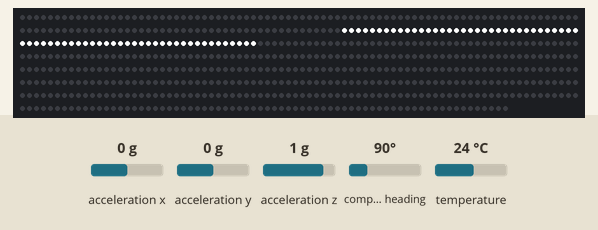
Simulated run of this sketch. Board: Arduino Mega 2560, built with avr-gcc and run on an emulated ATmega2560. On the bench: 630 RGB LEDs in strip order, left to right, continuing on the next row. Inputs (shaded band) come from the test bench; at power-on: compass heading 90°, acceleration x 0 g, acceleration y 0 g, acceleration z 1 g, temperature 24 °C. Colours are those a GRB WS2812 strip shows for the declared byte order; what the sketch prints to the serial monitor is not drawn.

Above: at 4.2 s.
4.3 s: compass heading set to 7°
5.8 s: compass heading set to 180°
At 6.9 s:
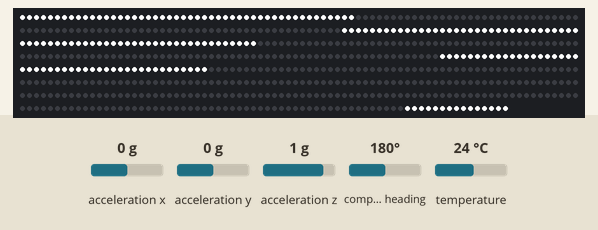
7.3 s: compass heading set to 269°
Timing chart, 0 to 10.3 s (numbered marks = the images above; inputs shaded):
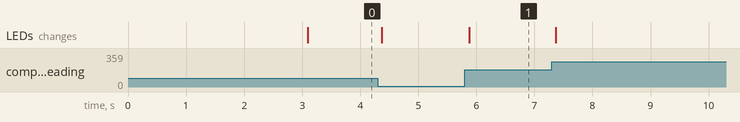

Measured:
- after the input at 5.8 s, the LEDs: change after 0.08 s (image 1)

The sketch:

TrueNorthSkirtv6.ino
```cpp
#include <Wire.h>
#include <Adafruit_Sensor.h>
#include <Adafruit_BNO055.h>
#include <utility/imumaths.h>
#include <Adafruit_NeoPixel.h>
#include "FastLED.h"
/*When turning on the device, ensure the sensor is facing North for correct calibration on startup */
/*True North Skirt V1 - Sophie Amin March 19 2017
  Program calibrations orientation sensor in the North direction and continuously grabs sensor data to light up the skirt in the North facing direction*/
/*colour library*/
#define BLUE    0, 0, 255
#define TEAL    0,255,255
#define PINK    255,51,153
#define DATA_PIN 22
#define OFF     0, 0, 0
#define NUM_LEDS 630

CRGB leds[NUM_LEDS];

// DRESS VARIABLES //
const int numStrips = 35; // The total # of strips on the dress
int strips [numStrips][2] = { // These ranges need to be updated whenever new strips/LEDs are added
{0,21}, //1
{22,47}, //2
{48,67}, //3
{68,80}, //4
{81,94}, //5
{95,110}, //6
{111,125}, //7
{126,147}, //8
{148,173}, //9
{174,193}, //10
{194,206}, //11
{207,220}, //12
{221,236}, //13
{237,251}, //14
{252,273}, //15
{274,299}, //16
{300,319}, //17
{320,332}, //18
{333,346}, //19
{347,362}, //20
{363,377}, //21
{378,399}, //22
{400,425}, //23
{426,445}, //24
{446,458}, //25
{459,472}, //26
{473,488}, //27
{489,503}, //28
{504,525}, //29
{526,551}, //30
{552,571}, //31
{572,584}, //32
{585,598}, //33
{599,614}, //34
{615,629} //35
};

// OTHER DECLARATIONS //
float stripSize = 360.0/((float)numStrips);
float xPos = 0; //x position of the dress
int middleStrip, leftStrip, rightStrip;
int oldLeftStrip = -100;
int oldMiddleStrip = -100;
int oldRightStrip = -100;
float currDegrees;
boolean first = false;


// Parameter 1 = number of pixels in strip
// Parameter 2 = Arduino pin number (most are valid)
// Parameter 3 = pixel type flags, add together as needed:
//   NEO_KHZ800  800 KHz bitstream (most NeoPixel products w/WS2812 LEDs)
//   NEO_KHZ400  400 KHz (classic 'v1' (not v2) FLORA pixels, WS2811 drivers)
//   NEO_GRB     Pixels are wired for GRB bitstream (most NeoPixel products)
//   NEO_RGB     Pixels are wired for RGB bitstream (v1 FLORA pixels, not v2)
//Adafruit_NeoPixel strip = Adafruit_NeoPixel(630, PIN, NEO_GRB + NEO_KHZ800);
/* Set the delay between fresh samples */
#define BNO055_SAMPLERATE_DELAY_MS (100)


Adafruit_BNO055 bno = Adafruit_BNO055();

void setup() {
  delay(2000);
  FastLED.addLeds<WS2812B, DATA_PIN, RGB>(leds, NUM_LEDS);
  //strip.begin();
  //strip.show(); // Initialize all pixels to 'off'

// The following code lights up all the strips 1 at a time //
//  for (int j = 0; j <= (numStrips-1); j++){
//    for (int i = strips[j][0]; i <= strips[j][1]; i++) {
//      strip.setPixelColor(i, strip.Color(BLUE));
//    }
//    strip.show();
//    delay(BNO055_SAMPLERATE_DELAY_MS * 2);
//    for (int i = strips[j][0]; i <= strips[j][1]; i++) {
//      strip.setPixelColor(i, strip.Color(OFF));
//    }
//    strip.show();
//    delay(BNO055_SAMPLERATE_DELAY_MS * 2);
//  }
//  strip.show();
//  delay(BNO055_SAMPLERATE_DELAY_MS * 5);
//
//  // Turn off all the strips //
//  for (int j = 0; j <= (numStrips-1); j++){
//    for (int i = strips[j][0]; i <= strips[j][1]; i++) {
//      strip.setPixelColor(i, strip.Color(OFF));
//    }
//  }
//  strip.show();

  Serial.begin(9600);
  Serial.println("Orientation Sensor Raw Data Test"); Serial.println("");


    /* Initialise the sensor */
    if(!bno.begin())
    {
      /* There was a problem detecting the BNO055 ... check your connections */
      Serial.print("Ooops, no BNO055 detected ... Check your wiring or I2C ADDR!");
      while(1);
    }

    delay(1000);

    /* Display the current temperature */
    int8_t temp = bno.getTemp();
    Serial.print("Current Temperature: ");
    Serial.print(temp);
    Serial.println(" C");
    Serial.println("");

    bno.setExtCrystalUse(true);

    Serial.println("Calibration status values: 0=uncalibrated, 3=fully calibrated");
}

void loop() {
  if (first){
    leftStrip = (numStrips-1);
    middleStrip = 0;
    rightStrip = 1;

    for (int i = strips[leftStrip][0]; i <= strips[leftStrip][1]; i++){
       leds[i] = CRGB::Blue;
    }

     for (int i = strips[middleStrip][0]; i <= strips[rightStrip][1]; i++){
       leds[i] = CRGB::Blue;
     }
    FastLED.show();
    first = false;
    oldLeftStrip = leftStrip;
    oldMiddleStrip = middleStrip;
    oldRightStrip = rightStrip;
  }
else{
    imu::Vector<3> euler = bno.getVector(Adafruit_BNO055::VECTOR_EULER);
    xPos = euler.x();

    currDegrees = 0;
    // Loop for finding the correct strips to light up //
    for (int j = 0; j <= (numStrips-1); j++){ // Loop over every strip
      if ((xPos >= currDegrees) && (xPos < (currDegrees + stripSize))){ // If the current x position is inside of that strips "degree range" then we assign the strips to be lit up
      //  Serial.print(j);
        if (j == 0){ // Special case for the 0th strip; we need to light up the last strip, the 0th strip and the 1st strip
          leftStrip = (numStrips-1);
          middleStrip = 0;
          rightStrip = 1;
        }
        else if(j == (numStrips-1)){ // Special case for the last strip; we need to light up the last strip, the one before the last strip and the 0th strip
          leftStrip = j-1;
          middleStrip = j;
          rightStrip = 0;
        }
        else{ // Otherwise we light up the current strip, the one before it and the one after
          middleStrip = j;
          leftStrip = j-1;
          rightStrip = j+1;
        }
      //  Serial.println("left start to right end");
     //   Serial.println(strips[leftStrip][0]);
      //  Serial.println(strips[rightStrip][1]);
        break; // Once we've found the strips we don't need to continue w/ the for loop
      }
    currDegrees += stripSize; // Increment currDegrees for each iteration of the for loop
    }


    if (((oldLeftStrip == leftStrip) && (oldMiddleStrip == middleStrip)) && (oldRightStrip == rightStrip)){
      //currDegrees = 0;
    }
    else if ((middleStrip == oldMiddleStrip + 1) || ((middleStrip == 0) && (oldMiddleStrip == (numStrips-1)))){ // Left turn
    //  Serial.println("left!!!");

      for (int j = 0; j <= (numStrips-1); j++){
        for (int i = strips[j][0]; i <= strips[j][1]; i++) {
          leds[i] = CRGB::Black;
        }
      }

      turnOn(leftStrip);
      turnOn(middleStrip);
      //turnOn(rightStrip);
      //turnOff(oldLeftStrip);
      fadeInOut(rightStrip, oldLeftStrip);


    }
    else if ((middleStrip == oldMiddleStrip - 1) || ((middleStrip == (numStrips-1)) && (oldMiddleStrip == 0))){ // Right turn
     // Serial.println("right!!!");
      //fadeOut(oldRightStrip);
      //fadeIn(leftStrip);

      for (int j = 0; j <= (numStrips-1); j++){
        for (int i = strips[j][0]; i <= strips[j][1]; i++) {
          leds[i] = CRGB::Black;
        }
      }

      turnOn(middleStrip);
      turnOn(rightStrip);
      //turnOn(leftStrip);
      //turnOff(oldRightStrip);
      fadeInOut(leftStrip, oldRightStrip);
//      fadeIn(leftStrip);
//      fadeOut(oldRightStrip);
    }
    else{
       // Light up the strips //
      if (middleStrip == 0){

//        for (int i = strips[leftStrip][0]; i <= strips[leftStrip][1]; i++){
//          leds[i] = CRGB::Blue;
//        }
      turnOn(leftStrip);
      turnOn(middleStrip);
      turnOn(rightStrip);
//        for (int i = strips[middleStrip][0]; i <= strips[rightStrip][1]; i++){
//          leds[i] = CRGB::Blue;
//        }
      //  Serial.println("middleStrip is 0");

      }
      else if (middleStrip == (numStrips-1)){
//        for (int i = strips[leftStrip][0]; i <= strips[middleStrip][1]; i++){
//          leds[i] = CRGB::Blue;
//        }
//
//        for (int i = strips[rightStrip][0]; i <= strips[rightStrip][1]; i++){
//          leds[i] = CRGB::Blue;
//        }
      //  Serial.println("middleStrip is last strip");
      turnOn(leftStrip);
      turnOn(middleStrip);
      turnOn(rightStrip);
      }
      else{
//        for (int i = strips[leftStrip][0]; i <= strips[rightStrip][1]; i++) {
//          leds[i] = CRGB::Blue;
//        }
      turnOn(leftStrip);
      turnOn(middleStrip);
      turnOn(rightStrip);
       // Serial.println("middleStrip is regular");
      }
    }
    FastLED.show();


    oldLeftStrip = leftStrip;
    oldMiddleStrip = middleStrip;
    oldRightStrip = rightStrip;

 //   Serial.print("X: ");
 //   Serial.print(xPos);
  //  Serial.print("\n");
  }
}

void fadeInOut(int in, int out){
  for( int colorStep=0; colorStep<256; colorStep+=32 ) {

      int r = colorStep;  // Redness starts at zero and goes up to full
      int r2 = 255-colorStep;
      int b = colorStep;  // Blue starts at full and goes down to zero
      int b2 = 255-colorStep;
      int g = colorStep;              // No green needed to go from blue to red
      int g2 = 255-colorStep;

      // COLOUR CHANGE HERE //
//      int r = 0;  // Redness starts at zero and goes up to full
//      int r2 = 0;
//      int b = colorStep;  // Blue starts at full and goes down to zero
//      int b2 = 255-colorStep;
//      int g = 0;              // No green needed to go from blue to red
//      int g2 = 0;


      // Now loop though each of the LEDs and set each one to the current color

      for(int x = strips[in][0]; x <= strips[in][1]; x++){
          leds[x] = CRGB(r,g,b);
      }

      for(int x = strips[out][0]; x < strips[out][1]; x++){
          leds[x] = CRGB(r2,g2,b2);
      }


      // Display the colors we just set on the actual LEDs
      FastLED.show();
  }
  for(int x = strips[out][0]; x < strips[out][1]; x++){
    leds[x] = CRGB::Black;
  }
  //FastLED.show();
}


void turnOn(int s){
  for (int i = strips[s][0]; i <= strips[s][1]; i++) {
    leds[i] = CRGB::White;
    // COLOUR CHANGE HERE //
    //leds[i] = CRGB::Blue;
  }
  FastLED.show();
}

void turnOff(int s){
  for (int i = strips[s][0]; i <= strips[s][1]; i++) {
    leds[i] = CRGB::Black;
  }
  FastLED.show();
}


//  for (int i = strips[s][0]; i <= strips[s][1]; i++) {
//    leds[i] = CRGB::Blue;
//  }
//  for (int i = strips[s][0]; i <= strips[s][1]; i++) {
//    leds[i] %= 50;
//  }
//  FastLED.show();
//  delay(10);
//  for (int i = strips[s][0]; i <= strips[s][1]; i++) {
//    leds[i] %= 200;
//  }
//  FastLED.show();
//}


//fuction to turn on one of 12 sections
//pass the colour of the lighting, the starting position and the ending position
```
